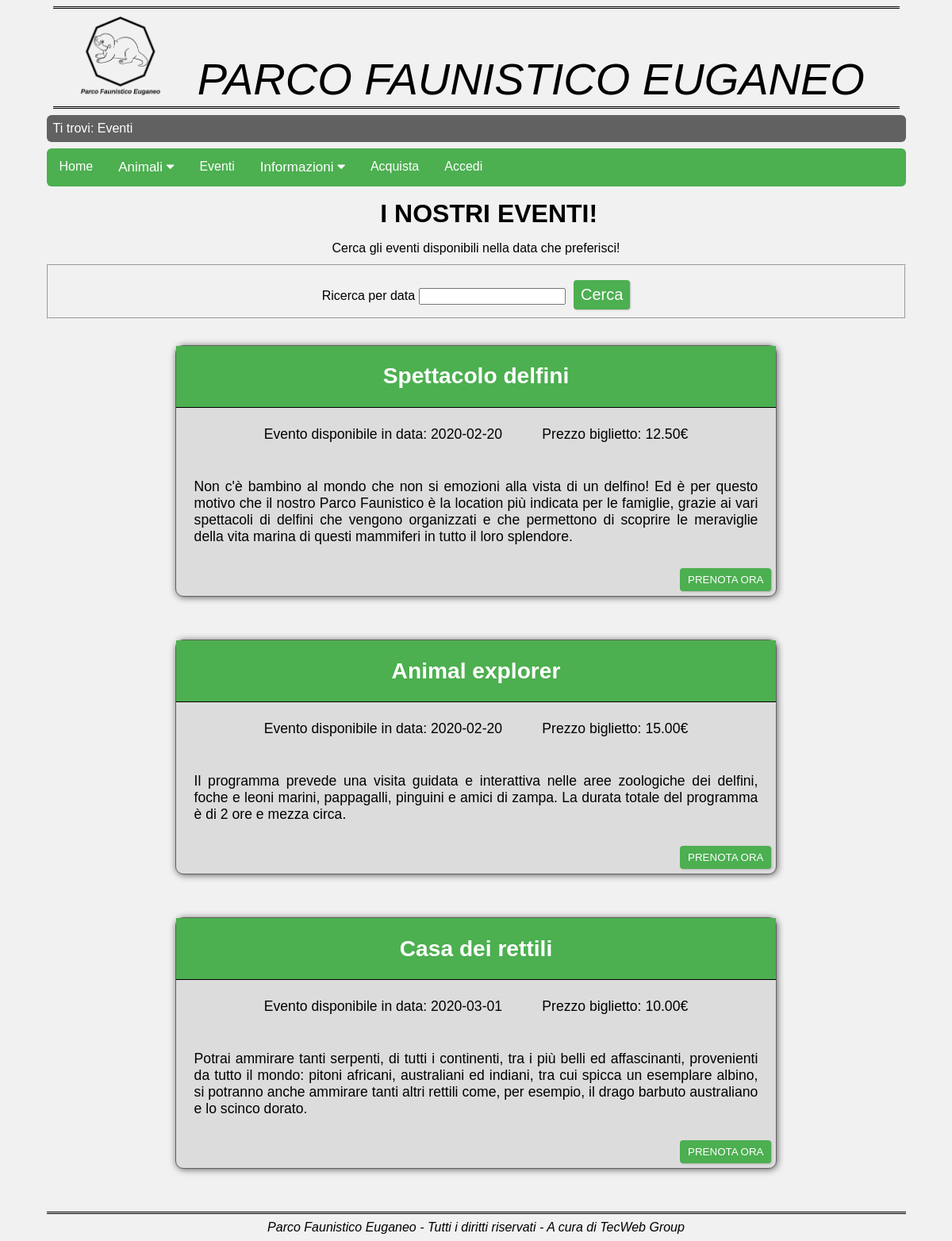
Screenshot of /PAGES/eventi.php with the database file from the repository.
### tables this page shows
CREATE TABLE IF NOT EXISTS Eventi (
    ID int(11) AUTO_INCREMENT,
    Nome varchar(50),
    Prezzo decimal(5,2),
    Data date,
    Descrizione text,
    PRIMARY KEY(ID)
);

### PHP/api/fnFind.php (called while the page is built, shortened)
<?php
function find($beanName, $model) {
	global $beansMaps;
	$response = (Object) [
		"status" => false
		,"response" => "init"
	];
	$sqlTableName	= $beanName && isset($beansMaps->{$beanName}) && isset($beansMaps->{$beanName}->sqlTableName)	? $beansMaps->{$beanName}->sqlTableName	: null;
	$sqlFieldsMap	= $beanName && isset($beansMaps->{$beanName}) && isset($beansMaps->{$beanName}->sqlFieldsMap)	? $beansMaps->{$beanName}->sqlFieldsMap	: null;
	$joins			= $beanName && isset($beansMaps->{$beanName}) && isset($beansMaps->{$beanName}->joins)			? $beansMaps->{$beanName}->joins		: [];
	$children		= $beanName && isset($beansMaps->{$beanName}) && isset($beansMaps->{$beanName}->children)		? $beansMaps->{$beanName}->children		: null;
	$dbh			= $beanName && isset($beansMaps->{$beanName}) && isset($beansMaps->{$beanName}->dbh)			? $beansMaps->{$beanName}->dbh			: null;
	$virgoletta_open = "";
	$virgoletta_close = "";
	if (!$beanName) {
		$response->response = "beanName is null";
	} else if (!isset($beansMaps->{$beanName})) {
		$response->response = "bean '$beanName' not found";
	} else if (!$sqlTableName) {
		$response->response = "tableName is null";
	} else if (!$sqlFieldsMap) {
		$response->response = "fieldsMap is null";
	} else if (!$dbh) {
		$response->response = "dbh is null";
	} else {
		if ($dbh->getAttribute(PDO::ATTR_DRIVER_NAME) == "mysql") {
			$virgoletta_open = "`";
			$virgoletta_close = "`";
		} else if ($dbh->getAttribute(PDO::ATTR_DRIVER_NAME) == "dblib") {
			$virgoletta_open = "[";
			$virgoletta_close = "]";
		} else {
			$virgoletta_open = "`";
			$virgoletta_close = "`";
		}
		$sqlFields = "";
		foreach ($sqlFieldsMap as $jsField => $sqlField) {
			$sqlFieldName = $sqlField->name;
			if (isset($sqlField->options) && isset($sqlField->options->type)) switch ($sqlField->options->type) {
				case "date":
					$sqlFieldName = "$virgoletta_open$sqlFieldName$virgoletta_close";
					if ($dbh->getAttribute(PDO::ATTR_DRIVER_NAME) == "mysql") {
						$sqlFieldName = "DATE_FORMAT($sqlFieldName, '%Y-%m-%dT%TZ')";
					} else if ($dbh->getAttribute(PDO::ATTR_DRIVER_NAME) == "dblib") {
						$sqlFieldName = "CASE WHEN $sqlFieldName IS NULL THEN NULL ELSE CONVERT(VARCHAR(19), $sqlFieldName, 126) + 'Z' END";
					}
					break;
			} else {
				$sqlFieldName = "$virgoletta_open$sqlFieldName$virgoletta_close";
			}
			$sqlFields .= ($sqlFields != "" ? "," : "") . "$sqlFieldName AS $virgoletta_open$jsField$virgoletta_close";
		}
		$sql_joins = "";
		$params = [];
		$where = "";
		$where = $where ? "WHERE $where" : "";
		$sql = "SELECT $sqlFields FROM $virgoletta_open$sqlTableName$virgoletta_close AS $virgoletta_open$beanName"."s$virgoletta_close$sql_joins $where";
		$query = query($dbh, $sql, $params);
		$rows = [];
		if ($query->status) {
			$rows = $query->rows && count($query->rows) > 0 ? $query->rows : [];
		} else {
			$response->response = $query->error;
		}
		if ($query->status) {
			$response->response = $rows;
			$response->status = true;
		}
	}
	return $response;
}
?>

### PHP/api/fnQuery.php (called while the page is built, shortened)
<?php
function query($dbh, $sql, $params) {
	$params = $params ? $params : [];
	$status = false;
	$rows = null;
	$lastInsertId = null;
	$rowCount = null;
	$error = null;
	if ($dbh) {
		try {
			$sql_params = [];
			$sql_params_index_deleted = [];
			for ($sql_param_index = 0; $sql_param_index < count($params); $sql_param_index++) {
				if (isset($params[$sql_param_index])) {
					$sql_params[] = $params[$sql_param_index];
				} else {
					$sql_params_index_deleted[] = $sql_param_index;
				}
			}
			$stmt = $dbh->prepare($sql);
			$stmt->execute($sql_params);
			$rowCount = $stmt->rowCount();
			$rows = [];
			try {
				$rows = $stmt->fetchAll(PDO::FETCH_ASSOC);
				foreach ($rows as &$row) {
					$row = (Object) array_map(function($data) {
						return isset($data) && $data && is_string($data) && !preg_match('!\S!u', $data) ? utf8_encode($data) : $data;
					}, $row);
				}
			} catch (Exception $e) {
			}
			$lastInsertId = $dbh->lastInsertId();
			$status = true;
		} catch (PDOException $e) {
			$error = $e->getMessage() . "\n\r\n\rMore info: \n\rSQL:\n\r\n\r$sql\n\rParams:\n\r" . json_encode($params);
		} catch (Exception $e) {
			$error = $e->getMessage();
		}
	} else {
		$error = "dbh is null";
	}
	return (Object) [
		"status"		=> $status
		,"rows"			=> $rows
		,"lastInsertId"	=> $lastInsertId
		,"rowCount"		=> $rowCount
		,"error"		=> $error
	];
}
?>

### PAGES/eventi.php (the view, shortened to what this page needs)
<?php
require_once "../PHP/modulesInit.php";
require("../PHP/api/beansMaps.php");
require("../PHP/api/fnQuery.php");
require("../PHP/api/fnFind.php");
$output = file_get_contents("../HTML/eventi.html");
$output = str_replace('<a href="eventi.php">','</a>',$output);
$output = str_replace("<menu></menu>",modulesInit::menu(),$output);
$output = str_replace("<breadcrumb></breadcrumb>",modulesInit::breadcrumb("Eventi"),$output);
$result ='';
if($dbh) {
    $query = null;
    if(isset($_POST['cercaData'])) {
        if (preg_match("/^[0-9]{4}-(0[1-9]|1[0-2])-(0[1-9]|[1-2][0-9]|3[0-1])$/",$_POST['cercaData'])){
            $data = $_POST['cercaData'];
            $query=find("EventoBean", (Object)['Data' => $data]);
        }
        else{
            $result = "<p class=\"errorMessage\"> La data deve essere nel formato ANNO-MESE-GIORNO </p>";
            $output = str_replace("<errore></errore>", $result, $output);
            $query=find("EventoBean", null);
        }
    }
    else {
        $query=find("EventoBean", null);
    }
    if ($query->status) {
        if ($query->response && count($query->response) > 0) {
            $result = "<div id=\"risultatiEventi\">";
            if (isset($_SESSION["logged"])){
                foreach($query->response as $eventi) {
                    $result .= "<div class=\"containerEventi\">
                                    <div class=\"titoloEvento\">".$eventi->Nome."</div>
                                    <div class=\"dataEvento\"> Evento disponibile in data: ".date('Y-m-d',strtotime($eventi->Data))."</div>
                                    <div class=\"prezzoEvento\">Prezzo biglietto: ".$eventi->Prezzo."€</div>
                                    <div class=\"descrizioneEvento\">".$eventi->Descrizione."</div>
                                    <form class=\"buttonPrenota\" action=\"../PAGES/acquista.php\" method=\"POST\">
                                        <button type=\"submit\" name=\"prenota\" value=\"$eventi->Nome\" class=\"button internal-button\">PRENOTA ORA</button>
                                    </form>
                                </div>";
                }
            }
            else{
                foreach($query->response as $eventi) {
                    $result .= "<div class=\"containerEventi\">
                                    <div class=\"titoloEvento\">".$eventi->Nome."</div>
                                    <div class=\"dataEvento\">Evento disponibile in data: ".date('Y-m-d',strtotime($eventi->Data))."</div>
                                    <div class=\"prezzoEvento\">Prezzo biglietto: ".$eventi->Prezzo."€</div>
                                    <div class=\"descrizioneEvento\">".$eventi->Descrizione."</div>
                                    <form class=\"buttonPrenota\" action=\"../PHP/login/login.php\" method=\"POST\">
                                        <button type=\"submit\" name=\"prenota\" class=\"button internal-button\">PRENOTA ORA</button>
                                    </form>
                                </div>";
            }
        }
        $result .= "</dl>";
        }
        else {
            $result = "<p class=\"errorMessage\">Nessun evento disponibile nel giorno selezionato.<p>";
        }
    }
    else {
        $error = $query->response;
        $result = "<p class=\"errorMessage\">La query non &egrave; andata a buon fine. Per favore, riprova.</p>";
    }
}
else {
    $result = "<p class=\"errorMessage\">Connessione al database degli eventi fallita. Per favore, riprova.</p>";
}
$output = str_replace("<eventiselezionati/>",$result,$output);
echo $output;
?>

### CSS/cssGenerale.css (style rules this page uses)
* { margin: auto; }
html, body { font-family: Verdana, Arial, Helvetica, sans-serif; font-size: 100%; max-width: 95%; margin: auto; padding: 0; height: 100%; }
body { background-color: #F1F1F1; }
abbr, a, a:hover { text-decoration: none; }
.titolo { text-align: center; font-weight: bolder; display: block; padding: 1.5%; font-size: 2em; }
.button { background-color: #4CAF50; color: #FFFFFF; text-decoration: none; margin-left: 0.3em; font-weight: 500; box-shadow: 1px 1px 2px rgba(0, 0, 0, .2); padding: 0.2em 0.3em; border: 3px solid transparent; border-radius: 4px; float: right; }
.internal-button { cursor: pointer; font-weight: 400; padding: 0.3em 0.5em; float: initial; margin-left: 0; }
#header a { color: #000000; text-decoration: none; }
#header { font-size: 100%; max-width: 100%; margin: 0.5em; border-top: 3px double #000000; border-bottom: 3px double #000000; overflow: auto; }
.logoHeader { float: left; width: 10%; height: auto; margin-left: 2em; }
#header .nomeSito { font-family: Verdana, Arial, Helvetica, sans-serif; font-size: 3.5em; font-style: italic; text-align: center; color: #000000; padding-top: 1em; }
#footer { text-align: center; max-width: 100%; margin: 0.5em 0; border-top: 3px double #000000; overflow: auto; clear: both; }
.parFooter { font-size: 1em; font-style: italic; text-align: center; padding: 0.5em; }
input[type=submit] { background-color: #4CAF50; color: #FFFFFF; padding: 0.75em 1em; border: none; border-radius: 4px; cursor: pointer; font-size: 1.25em; margin-top: 0.625em; display: block; }

### CSS/eventi.css (style rules this page uses)
.containerEventi { position: relative; text-align: center; background-color: #DCDCDC; font-size: 1.1em; margin-right: 15%; margin-left: 15%; margin-bottom: 5%; border: 1px solid#616161; border-radius: 10px; -webkit-box-shadow: 1px 1px 9px 0px rgba(97,97,97,1); -moz-box-shadow: 1px 1px 9px 0px rgba(97,97,97,1); box-shadow: 1px 1px 9px 0px rgba(97,97,97,1); }
#filtroEventi { text-align: center; margin-bottom: 3%; }
#textLine { margin-bottom: 1%; }
#inviaRicerca { background-color: #4CAF50; color: #FFFFFF; text-decoration: none; margin-left: 0.3em; font-weight: 500; box-shadow: 1px 1px 2px rgba(0, 0, 0, .2); padding: 0.2em 0.3em; border: 3px solid transparent; border-radius: 4px; display:inline-block; }
.titoloEvento { text-align: center; font-weight: bolder; font-size: 1.6em; display: block; padding-top: 3%; padding-bottom: 3%; border-bottom: 1px double black; color: #FFFFFF; background-color: #4CAF50; }
.prezzoEvento { display:inline-block; margin: 3%; }
.dataEvento { display:inline-block; margin: 3%; }
.descrizioneEvento { margin: 3%; text-align: justify; font-size: 1em; }
.buttonPrenota { display: block; text-align: right; padding: 6px; }
#titolo { width: 100%; }

### rows the page displays
eventi: Nome "Spettacolo delfini", Data "2020-02-20", Prezzo "12.50", Descrizione "Non c'è bambino al mondo che non si emozioni alla vista di un delfino! Ed è per questo motivo che il nostro Parco Faunistico è la location più indicata per le famiglie, grazie ai vari spettacoli di delfini che vengono organizzati e che permettono di scoprire le meraviglie della vita marina di questi mammiferi in tutto il loro splendore."
eventi: Nome "Animal explorer", Data "2020-02-20", Prezzo "15.00", Descrizione "Il programma prevede una visita guidata e interattiva nelle aree zoologiche dei delfini, foche e leoni marini, pappagalli, pinguini e amici di zampa. La durata totale del programma è di 2 ore e mezza circa."
eventi: Nome "Casa dei rettili", Data "2020-03-01", Prezzo "10.00", Descrizione "Potrai ammirare tanti serpenti, di tutti i continenti, tra i più belli ed affascinanti, provenienti da tutto il mondo: pitoni africani, australiani ed indiani, tra cui spicca un esemplare albino, si potranno anche ammirare tanti altri rettili come, per esempio, il drago barbuto australiano e lo scinco dorato."

### other values shown
$breadcrumb "Ti trovi: Eventi"
